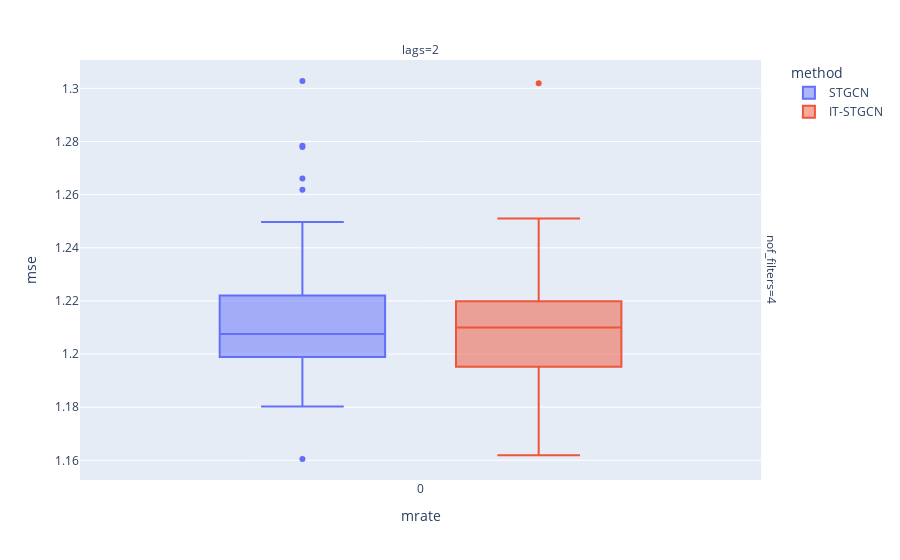

The notebook cell this image was saved under:
### Markdown cell above
## Baseline

### Code cell
data.query("method!='GNAR' and mrate==0").plot.box(backend='plotly',x='mrate',color='method',y='mse',facet_col='lags',facet_row='nof_filters',height=600)

### Figure 1 — Plotly figure (JSON) as saved in the notebook; plotly's stock layout.template omitted (floating-point values rounded to 4 significant figures)
{"data": [{"alignmentgroup": "True", "hovertemplate": "method=STGCN<br>nof_filters=4<br>lags=2<br>mrate=%{x}<br>mse=%{y}<extra></extra>", "legendgroup": "STGCN", "marker": {"color": "#636efa"}, "name": "STGCN", "notched": false, "offsetgroup": "STGCN", "orientation": "v", "showlegend": true, "type": "box", "x": [0, 0, 0, 0, 0, 0, 0, 0, 0, 0, 0, 0, 0, 0, 0, 0, 0, 0, 0, 0, 0, 0, 0, 0, 0, 0, 0, 0, 0, 0, 0, 0, 0, 0, 0, 0, 0, 0, 0, 0, 0, 0, 0, 0, 0, 0, 0, 0, 0, 0, 0, 0, 0, 0, 0, 0, 0, 0, 0, 0], "x0": " ", "xaxis": "x", "y": [1.197, 1.234, 1.183, 1.237, 1.245, 1.216, 1.202, 1.207, 1.19, 1.207, 1.23, 1.206, 1.202, 1.182, 1.199, 1.209, 1.199, 1.199, 1.205, 1.204, 1.193, 1.199, 1.19, 1.208, 1.207, 1.223, 1.213, 1.18, 1.238, 1.278, 1.214, 1.189, 1.25, 1.184, 1.303, 1.266, 1.212, 1.226, 1.16, 1.236, 1.191, 1.201, 1.2, 1.188, 1.262, 1.213, 1.231, 1.22, 1.278, 1.211, 1.221, 1.204, 1.208, 1.18, 1.21, 1.209, 1.211, 1.205, 1.183, 1.209], "y0": " ", "yaxis": "y"}, {"alignmentgroup": "True", "hovertemplate": "method=IT-STGCN<br>nof_filters=4<br>lags=2<br>mrate=%{x}<br>mse=%{y}<extra></extra>", "legendgroup": "IT-STGCN", "marker": {"color": "#EF553B"}, "name": "IT-STGCN", "notched": false, "offsetgroup": "IT-STGCN", "orientation": "v", "showlegend": true, "type": "box", "x": [0, 0, 0, 0, 0, 0, 0, 0, 0, 0, 0, 0, 0, 0, 0, 0, 0, 0, 0, 0, 0, 0, 0, 0, 0, 0, 0, 0, 0, 0, 0, 0, 0, 0, 0, 0, 0, 0, 0, 0, 0, 0, 0, 0, 0, 0, 0, 0, 0, 0, 0, 0, 0, 0, 0, 0, 0, 0, 0, 0], "x0": " ", "xaxis": "x", "y": [1.203, 1.218, 1.207, 1.211, 1.204, 1.219, 1.251, 1.22, 1.195, 1.209, 1.221, 1.205, 1.212, 1.203, 1.18, 1.186, 1.193, 1.215, 1.237, 1.187, 1.221, 1.248, 1.201, 1.194, 1.211, 1.211, 1.194, 1.215, 1.203, 1.189, 1.194, 1.22, 1.233, 1.215, 1.194, 1.186, 1.232, 1.247, 1.234, 1.207, 1.222, 1.206, 1.197, 1.214, 1.208, 1.203, 1.302, 1.234, 1.216, 1.184, 1.195, 1.162, 1.21, 1.19, 1.22, 1.218, 1.212, 1.22, 1.193, 1.217], "y0": " ", "yaxis": "y"}], "layout": {"annotations": [{"font": {}, "showarrow": false, "text": "lags=2", "x": 0.49, "xanchor": "center", "xref": "paper", "y": 1, "yanchor": "bottom", "yref": "paper"}, {"font": {}, "showarrow": false, "text": "nof_filters=4", "textangle": 90, "x": 0.98, "xanchor": "left", "xref": "paper", "y": 0.5, "yanchor": "middle", "yref": "paper"}], "autosize": true, "boxmode": "group", "legend": {"title": {"text": "method"}, "tracegroupgap": 0}, "margin": {"t": 60}, "xaxis": {"anchor": "y", "autorange": true, "domain": [0, 0.98], "range": [-0.502, 0.502], "title": {"text": "mrate"}, "type": "linear"}, "yaxis": {"anchor": "x", "autorange": true, "domain": [0, 1], "range": [1.153, 1.311], "title": {"text": "mse"}, "type": "linear"}}}
